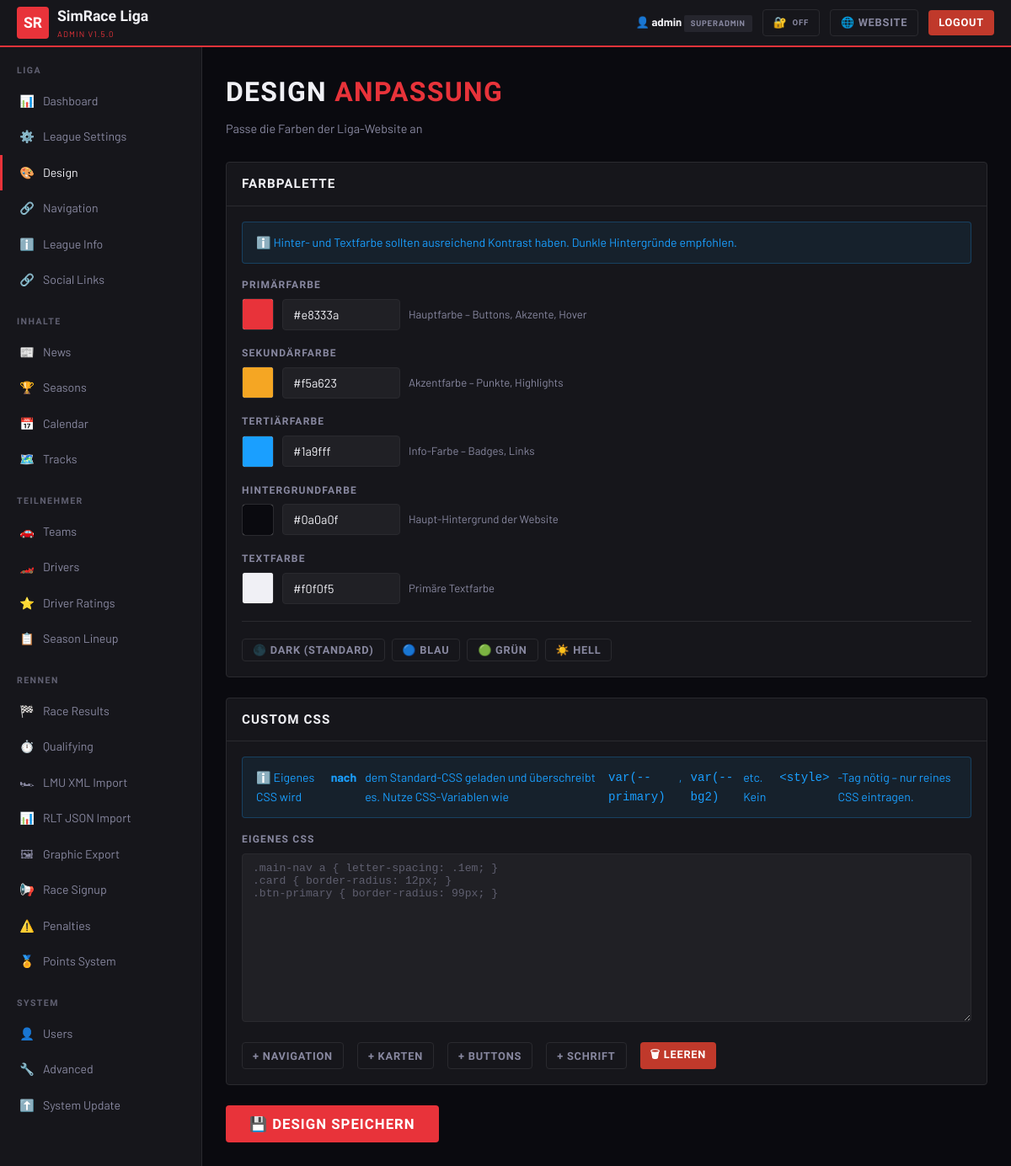
Screenshot of /admin/design.php (signed in) with the database file from the repository.
### tables this page shows
CREATE TABLE IF NOT EXISTS `settings` (
  `key`        VARCHAR(100) PRIMARY KEY,
  `value`      TEXT,
  `updated_at` TIMESTAMP DEFAULT CURRENT_TIMESTAMP ON UPDATE CURRENT_TIMESTAMP
);

### includes/config.php (called while the page is built, shortened)
<?php
function getDB(): PDO {
    static $pdo = null;
    if ($pdo === null) {
        $dsn = "mysql:host=".DB_HOST.";dbname=".DB_NAME.";charset=".DB_CHARSET;
        try { $pdo = new PDO($dsn, DB_USER, DB_PASS, [PDO::ATTR_ERRMODE=>PDO::ERRMODE_EXCEPTION,PDO::ATTR_DEFAULT_FETCH_MODE=>PDO::FETCH_ASSOC,PDO::ATTR_EMULATE_PREPARES=>false]); }
        catch (PDOException $e) { http_response_code(500); die(json_encode(['error'=>'DB fehler: '.$e->getMessage()])); }
    }
    return $pdo;
}
function getSetting(string $key, string $default=''): string {
    static $cache=[];
    if (!isset($cache[$key])) { $s=getDB()->prepare("SELECT value FROM settings WHERE `key`=?"); $s->execute([$key]); $r=$s->fetch(); $cache[$key]=$r?$r['value']:$default; }
    return $cache[$key];
}
function isLoggedIn(): bool { startSecureSession(); return !empty($_SESSION['admin_id'])&&!empty($_SESSION['admin_user']); }
function currentUser(): ?array { if(!isLoggedIn()) return null; return ['id'=>$_SESSION['admin_id'],'user'=>$_SESSION['admin_user'],'role'=>$_SESSION['admin_role']??'editor']; }
function userRole(): string { return $_SESSION['admin_role'] ?? 'editor'; }
function hasRole(string $required): bool {
    $hierarchy = ['editor'=>1,'admin'=>2,'superadmin'=>3];
    $current   = $hierarchy[userRole()] ?? 0;
    $needed    = $hierarchy[$required]  ?? 99;
    return $current >= $needed;
}
function h(string $s): string { return htmlspecialchars($s,ENT_QUOTES,'UTF-8'); }
if(getSetting('maintenance_mode','0')==='1'&&!isLoggedIn()&&!str_contains($_SERVER['REQUEST_URI']??'','/admin/')){
    http_response_code(503); die('<!DOCTYPE html><html><head><meta charset="UTF-8"><title>Wartung</title><style>body{background:#0a0a0f;color:#f0f0f5;font-family:sans-serif;display:flex;align-items:center;justify-content:center;height:100vh;margin:0;text-align:center}</style></head><body><div><h1 style="color:#e8333a;font-size:4rem">🔧</h1><h2>Wartungsmodus aktiv</h2><p>Bitte später zurückkommen.</p></div></body></html>');
}

### admin/design.php (the view, shortened to what this page needs)
<?php
require_once dirname(__DIR__) . '/includes/config.php';
$adminTitle = 'Design'; $adminPage = 'design';
require_once __DIR__ . '/includes/layout.php';
$colors = [
    'color_primary'   => ['label'=>'Primärfarbe',    'hint'=>'Hauptfarbe – Buttons, Akzente, Hover'],
    'color_secondary' => ['label'=>'Sekundärfarbe',  'hint'=>'Akzentfarbe – Punkte, Highlights'],
    'color_tertiary'  => ['label'=>'Tertiärfarbe',   'hint'=>'Info-Farbe – Badges, Links'],
    'color_bg'        => ['label'=>'Hintergrundfarbe','hint'=>'Haupt-Hintergrund der Website'],
    'color_text'      => ['label'=>'Textfarbe',      'hint'=>'Primäre Textfarbe'],
];
?>
<div class="admin-page-title">Design <span style="color:var(--primary)">Anpassung</span></div>
<div class="admin-page-sub">Passe die Farben der Liga-Website an</div>
<form method="post"><?= csrfField() ?>
<div class="card mb-3">
  <div class="card-header"><h3>Farbpalette</h3></div>
  <div class="card-body">
    <div class="notice notice-info mb-3">ℹ️ Hinter- und Textfarbe sollten ausreichend Kontrast haben. Dunkle Hintergründe empfohlen.</div>
    <?php foreach ($colors as $key => $info): $val = getSetting($key, '#000000'); ?>
    <div class="form-group">
      <label><?= h($info['label']) ?></label>
      <div class="color-row">
        <div class="color-swatch">
          <input type="color" id="cp-<?= $key ?>" value="<?= h($val) ?>" oninput="document.getElementById('ch-<?= $key ?>').value=this.value"/>
        </div>
        <input type="text" id="ch-<?= $key ?>" name="<?= $key ?>" value="<?= h($val) ?>" class="form-control" style="max-width:140px" pattern="^#[0-9a-fA-F]{6}$" oninput="if(/^#[0-9a-fA-F]{6}$/.test(this.value))document.getElementById('cp-<?= $key ?>').value=this.value"/>
        <span class="text-muted" style="font-size:.82rem"><?= h($info['hint']) ?></span>
      </div>
    </div>
    <?php endforeach; ?>
    <div class="divider"></div>
    <div class="flex gap-1">
      <button type="button" class="btn btn-secondary btn-sm" onclick="setPreset('dark')">🌑 Dark (Standard)</button>
      <button type="button" class="btn btn-secondary btn-sm" onclick="setPreset('blue')">🔵 Blau</button>
      <button type="button" class="btn btn-secondary btn-sm" onclick="setPreset('green')">🟢 Grün</button>
      <button type="button" class="btn btn-secondary btn-sm" onclick="setPreset('light')">☀️ Hell</button>
    </div>
  </div>
</div>
<div class="card mb-3">
  <div class="card-header"><h3>Custom CSS</h3></div>
  <div class="card-body">
    <div class="notice notice-info mb-3">
      ℹ️ Eigenes CSS wird <strong>nach</strong> dem Standard-CSS geladen und überschreibt es.
      Nutze CSS-Variablen wie <code>var(--primary)</code>, <code>var(--bg2)</code> etc.
      Kein <code>&lt;style&gt;</code>-Tag nötig – nur reines CSS eintragen.
    </div>
    <div class="form-group">
      <label>Eigenes CSS</label>
      <textarea name="custom_css" class="form-control" rows="12"
        style="font-family:monospace;font-size:.82rem;resize:vertical"
        placeholder=".main-nav a { letter-spacing: .1em; }
.card { border-radius: 12px; }
.btn-primary { border-radius: 99px; }"
      ><?= h(getSetting('custom_css','')) ?></textarea>
    </div>
    <div class="flex gap-2 mt-2" style="flex-wrap:wrap">
      <button type="button" class="btn btn-secondary btn-sm" onclick="insertCss('/* Navigation */
.main-nav a { }
')">+ Navigation</button>
      <button type="button" class="btn btn-secondary btn-sm" onclick="insertCss('/* Karten */
.card { border-radius: 12px; }
')">+ Karten</button>
      <button type="button" class="btn btn-secondary btn-sm" onclick="insertCss('/* Buttons */
.btn-primary { border-radius: 99px; }
')">+ Buttons</button>
      <button type="button" class="btn btn-secondary btn-sm" onclick="insertCss('/* Schrift */
body { font-family: Arial, sans-serif; }
')">+ Schrift</button>
      <button type="button" class="btn btn-danger btn-sm" onclick="if(confirm('Custom CSS leeren?'))document.querySelector('[name=custom_css]').value=''">🗑 Leeren</button>
    </div>
  </div>
</div>
<button type="submit" class="btn btn-primary btn-lg">💾 Design speichern</button>
</form>
<?php require_once __DIR__ . '/includes/layout_end.php'; ?>

### admin/includes/layout.php (shortened to what this page needs)
<?php
$s = getAllSettings();
$cu=currentUser();$ap=$adminPage??'';
$qe=getSetting('qualifying_enabled','1')==='1';$pe=getSetting('penalties_enabled','1')==='1';$ga=getSetting('google_analytics','');
?>
<!DOCTYPE html>
<html lang="de">
<head>
<link rel="stylesheet" href="<?= SITE_URL ?>/assets/css/main.css"/>
<link rel="stylesheet" href="<?= SITE_URL ?>/assets/css/admin.css"/>
</head>
<body class="admin-body">
<header class="admin-topbar">
  <a class="admin-brand" href="<?= SITE_URL ?>/admin/"><div class="brand-icon"><?= h(mb_substr($s['league_abbr']??'SR',0,2)) ?></div><div class="admin-brand-text"><div class="admin-brand-name"><?= h($s['league_name']??'Liga') ?></div><div class="admin-brand-sub">Admin v<?= APP_VERSION ?></div></div></a>
  <div class="admin-topbar-right">
    <span class="admin-user-badge">👤 <strong><?= h($cu['user']) ?></strong> <span class="badge badge-muted" style="font-size:.6rem"><?= h($cu['role']) ?></span></span>
    <?php
    $mfaDb  = getDB();
    $mfaStmt = $mfaDb->prepare("SELECT mfa_enabled FROM admin_users WHERE id=?");
    $mfaStmt->execute([$cu['id']]);
    $mfaOn = (bool)$mfaStmt->fetchColumn();
    ?>
    <a href="<?= SITE_URL ?>/admin/mfa_setup.php" class="btn btn-secondary btn-sm" title="Zwei-Faktor-Authentifizierung">
      🔐 <?php if($mfaOn): ?><span style="color:#4cffb0;font-size:.6rem">ON</span><?php else: ?><span style="color:#8888a0;font-size:.6rem">OFF</span><?php endif; ?>
    </a>
    <a href="<?= SITE_URL ?>/" class="btn btn-secondary btn-sm" target="_blank">🌐 Website</a>
    <a href="<?= SITE_URL ?>/admin/logout.php" class="btn btn-danger btn-sm">Logout</a>
  </div>
</header>
<div class="admin-wrapper">
<aside class="admin-sidebar">
  <div class="admin-menu-group">Liga</div>
  <a href="<?= SITE_URL ?>/admin/index.php" class="admin-menu-item <?= $ap==='dashboard'?'active':'' ?>"><span class="menu-icon">📊</span><span>Dashboard</span></a>
<?php if(hasRole('admin')): ?>  <a href="<?= SITE_URL ?>/admin/settings.php" class="admin-menu-item <?= $ap==='settings'?'active':'' ?>"><span class="menu-icon">⚙️</span><span>League Settings</span></a><?php endif; ?>
<?php if(hasRole('admin')): ?>  <a href="<?= SITE_URL ?>/admin/design.php" class="admin-menu-item <?= $ap==='design'?'active':'' ?>"><span class="menu-icon">🎨</span><span>Design</span></a><?php endif; ?>
<?php if(hasRole('admin')): ?>  <a href="<?= SITE_URL ?>/admin/navigation.php" class="admin-menu-item <?= $ap==='navigation'?'active':'' ?>"><span class="menu-icon">🔗</span><span>Navigation</span></a><?php endif; ?>
<?php if(hasRole('admin')): ?>  <a href="<?= SITE_URL ?>/admin/info.php" class="admin-menu-item <?= $ap==='info'?'active':'' ?>"><span class="menu-icon">ℹ️</span><span>League Info</span></a><?php endif; ?>
<?php if(hasRole('admin')): ?>  <a href="<?= SITE_URL ?>/admin/social.php" class="admin-menu-item <?= $ap==='social'?'active':'' ?>"><span class="menu-icon">🔗</span><span>Social Links</span></a><?php endif; ?>
  <div class="admin-menu-group">Inhalte</div>
  <a href="<?= SITE_URL ?>/admin/news.php" class="admin-menu-item <?= $ap==='news'?'active':'' ?>"><span class="menu-icon">📰</span><span>News</span></a>
<?php if(hasRole('admin')): ?>  <a href="<?= SITE_URL ?>/admin/seasons.php" class="admin-menu-item <?= $ap==='seasons'?'active':'' ?>"><span class="menu-icon">🏆</span><span>Seasons</span></a><?php endif; ?>
<?php if(hasRole('admin')): ?>  <a href="<?= SITE_URL ?>/admin/calendar.php" class="admin-menu-item <?= $ap==='calendar'?'active':'' ?>"><span class="menu-icon">📅</span><span>Calendar</span></a><?php endif; ?>
<?php if(hasRole('admin')): ?>  <a href="<?= SITE_URL ?>/admin/tracks.php" class="admin-menu-item <?= $ap==='tracks'?'active':'' ?>"><span class="menu-icon">🗺️</span><span>Tracks</span></a><?php endif; ?>
  <div class="admin-menu-group">Teilnehmer</div>
<?php if(hasRole('admin')): ?>  <a href="<?= SITE_URL ?>/admin/teams.php" class="admin-menu-item <?= $ap==='teams'?'active':'' ?>"><span class="menu-icon">🚗</span><span>Teams</span></a><?php endif; ?>
<?php if(hasRole('admin')): ?>  <a href="<?= SITE_URL ?>/admin/drivers.php" class="admin-menu-item <?= $ap==='drivers'?'active':'' ?>"><span class="menu-icon">🏎️</span><span>Drivers</span></a><?php endif; ?>
<?php if(hasRole('admin')): ?>  <a href="<?= SITE_URL ?>/admin/ratings.php" class="admin-menu-item <?= $ap==='ratings'?'active':'' ?>"><span class="menu-icon">⭐</span><span>Driver Ratings</span></a><?php endif; ?>
<?php if(hasRole('admin')): ?>  <a href="<?= SITE_URL ?>/admin/lineup.php" class="admin-menu-item <?= $ap==='lineup'?'active':'' ?>"><span class="menu-icon">📋</span><span>Season Lineup</span></a><?php endif; ?>
  <div class="admin-menu-group">Rennen</div>
<?php if(hasRole('admin')): ?>  <a href="<?= SITE_URL ?>/admin/results.php" class="admin-menu-item <?= $ap==='results'?'active':'' ?>"><span class="menu-icon">🏁</span><span>Race Results</span></a><?php endif; ?>
  <?php if($qe && hasRole('admin')): ?><a href="<?= SITE_URL ?>/admin/qualifying.php" class="admin-menu-item <?= $ap==='qualifying'?'active':'' ?>"><span class="menu-icon">⏱️</span><span>Qualifying</span></a><?php endif; ?>
<?php if(hasRole('admin')): ?>  <a href="<?= SITE_URL ?>/admin/import_lmu.php" class="admin-menu-item <?= $ap==='import_lmu'?'active':'' ?>"><span class="menu-icon">🏎</span><span>LMU XML Import</span></a><?php endif; ?>
  <?php if(hasRole('admin')): ?>  <a href="<?= SITE_URL ?>/admin/import_rlt.php" class="admin-menu-item <?= $ap==='import_rlt'?'active':'' ?>"><span class="menu-icon">📊</span><span>RLT JSON Import</span></a><?php endif; ?>
<?php if(hasRole('editor')): ?>  <a href="<?= SITE_URL ?>/admin/export.php" class="admin-menu-item <?= $ap==='export'?'active':'' ?>"><span class="menu-icon">🖼</span><span>Graphic Export</span></a><?php endif; ?>
<?php if(hasRole('editor')): ?>  <a href="<?= SITE_URL ?>/admin/event_signup.php" class="admin-menu-item <?= $ap==='event_signup'?'active':'' ?>"><span class="menu-icon">📢</span><span>Race Signup</span></a><?php endif; ?>
  <?php if($pe && hasRole('admin')): ?><a href="<?= SITE_URL ?>/admin/penalties.php" class="admin-menu-item <?= $ap==='penalties'?'active':'' ?>"><span class="menu-icon">⚠️</span><span>Penalties</span></a><?php endif; ?>
<?php if(hasRole('admin')): ?>  <a href="<?= SITE_URL ?>/admin/points.php" class="admin-menu-item <?= $ap==='points'?'active':'' ?>"><span class="menu-icon">🏅</span><span>Points System</span></a><?php endif; ?>
  <div class="admin-menu-group">System</div>
<?php if(hasRole('superadmin')): ?>  <a href="<?= SITE_URL ?>/admin/users.php" class="admin-menu-item <?= $ap==='users'?'active':'' ?>"><span class="menu-icon">👤</span><span>Users</span></a><?php endif; ?>
<?php if(hasRole('admin')): ?>  <a href="<?= SITE_URL ?>/admin/advanced.php" class="admin-menu-item <?= $ap==='advanced'?'active':'' ?>"><span class="menu-icon">🔧</span><span>Advanced</span></a>
  <?php if(hasRole('superadmin')): ?><a href="<?= SITE_URL ?>/admin/update.php" class="admin-menu-item <?= $ap==='update'?'active':'' ?>"><span class="menu-icon">⬆️</span><span>System Update</span></a><?php endif; ?><?php endif; ?>
</aside>
<main class="admin-content">

### admin/includes/layout_end.php (shortened to what this page needs)
</main>
</div>
</body>
</html>

### assets/css/main.css (style rules this page uses)
*, *::before, *::after { box-sizing: border-box; margin: 0; padding: 0; }
:root { --primary: #e8333a; --secondary: #f5a623; --tertiary: #1a9fff; --bg: #0a0a0f; --bg2: #12121a; --bg3: #1c1c28; --border: #2a2a3a; --text: #f0f0f5; --text2: #8888a0; --font-display: 'Barlow Condensed', sans-serif; --font-body: 'Barlow', sans-serif; --radius: 4px; --shadow: 0 4px 24px rgba(0,0,0,.5); }
html { scroll-behavior: smooth; }
body { background: var(--bg); color: var(--text); font-family: var(--font-body); font-size: 16px; line-height: 1.6; min-height: 100vh; }
a { color: var(--primary); text-decoration: none; }
.brand-icon { width: 38px; height: 38px; border-radius: var(--radius); background: var(--primary); display: flex; align-items: center; justify-content: center; font-family: var(--font-display); font-weight: 900; color: #fff; font-size: 1.1rem; flex-shrink: 0; }
.btn { display: inline-flex; align-items: center; gap: 6px; padding: 8px 18px; border-radius: var(--radius); font-family: var(--font-display); font-size: .9rem; font-weight: 700; letter-spacing: .06em; text-transform: uppercase; border: none; cursor: pointer; text-decoration: none; transition: filter .18s, background .18s, border-color .18s; white-space: nowrap; }
.btn-primary { background: var(--primary); color: #fff; }
.btn-secondary { background: transparent; color: var(--text2); border: 1px solid var(--border); }
.btn-danger { background: #c0392b; color: #fff; }
.btn-sm { padding: 5px 12px; font-size: .8rem; }
.btn-lg { padding: 12px 28px; font-size: 1.05rem; }
.card { background: var(--bg2); border: 1px solid var(--border); border-radius: var(--radius); overflow: hidden; transition: border-color .2s; }
.card-header { padding: 13px 18px; border-bottom: 1px solid var(--border); display: flex; align-items: center; justify-content: space-between; gap: 10px; }
.card-header h3 { font-family: var(--font-display); font-size: .95rem; font-weight: 700; letter-spacing: .07em; text-transform: uppercase; }
.card-body { padding: 18px; }
.badge { display: inline-block; padding: 2px 8px; border-radius: 2px; font-size: .68rem; font-weight: 700; letter-spacing: .08em; text-transform: uppercase; }
.badge-muted { background: rgba(144,144,168,.12); color: var(--text2); }
.flex { display: flex; }
.gap-1 { gap: 8px; }
.gap-2 { gap: 16px; }
.text-muted { color: var(--text2); }
.mt-2 { margin-top: 16px; }
.mb-3 { margin-bottom: 24px; }
.divider { border: none; border-top: 1px solid var(--border); margin: 20px 0; }

### rows the page displays
settings: value "#e8333a", color_primary "#e8333a"
settings: value "#f5a623", color_secondary "#f5a623"
settings: value "#1a9fff", color_tertiary "#1a9fff"
settings: value "#0a0a0f", color_bg "#0a0a0f"
settings: value "#f0f0f5", color_text "#f0f0f5"

### other values shown
mb_substr($s['league_abbr']??'SR',0,2) "SR"
$s['league_name'] "SimRace Liga"
APP_VERSION "1.5.0"
$cu['user'] "admin"
$cu['role'] "SUPERADMIN"
$info['label'] "PRIMÄRFARBE"
$info['hint'] "Hauptfarbe – Buttons, Akzente, Hover"
$info['label'] "SEKUNDÄRFARBE"
$info['hint'] "Akzentfarbe – Punkte, Highlights"
$info['label'] "TERTIÄRFARBE"
$info['hint'] "Info-Farbe – Badges, Links"
$info['label'] "HINTERGRUNDFARBE"
$info['hint'] "Haupt-Hintergrund der Website"
$info['label'] "TEXTFARBE"
$info['hint'] "Primäre Textfarbe"
